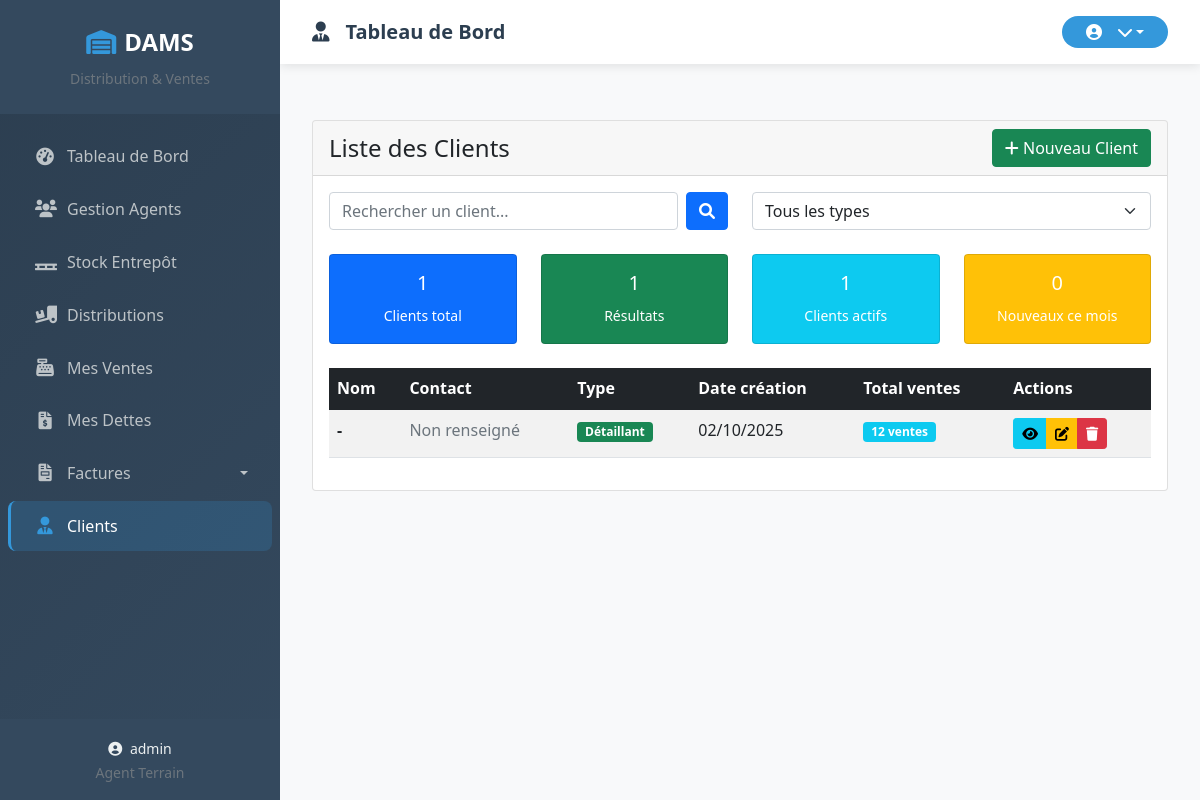
Page /clients/ (signed in) on the earlier database version.
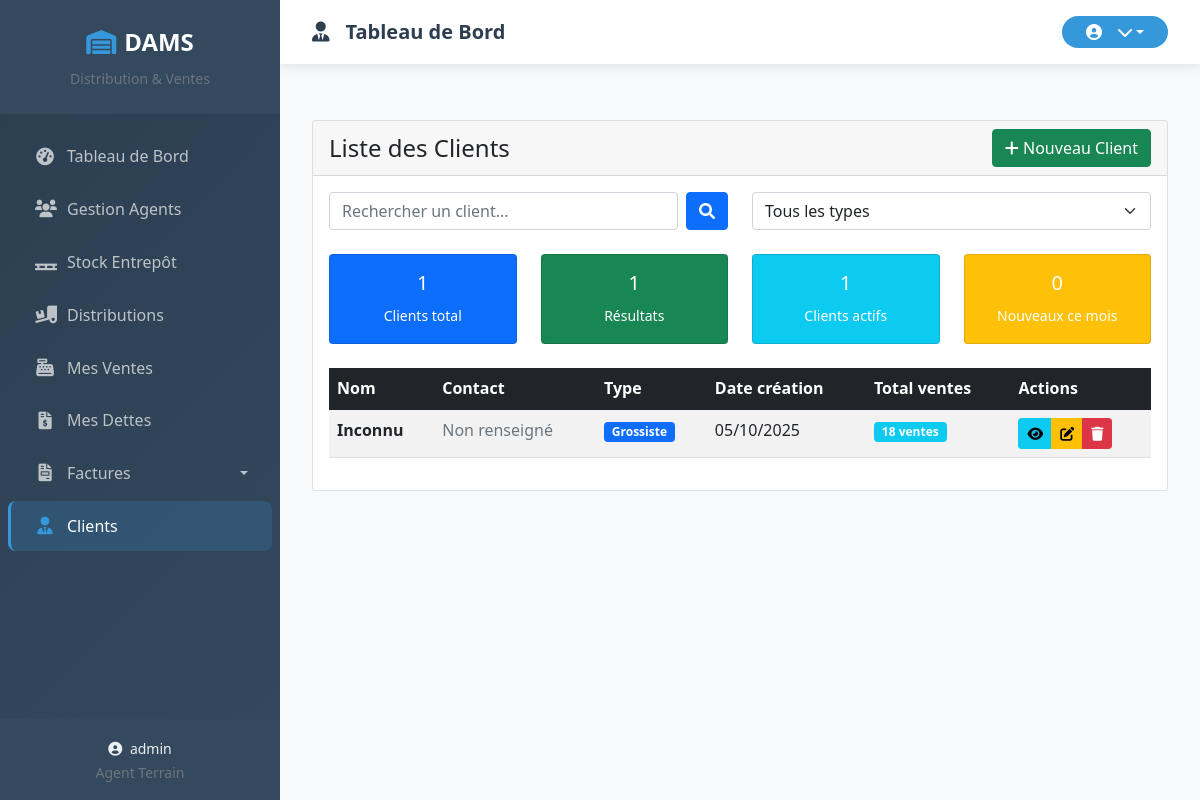
Same page on the later database version.
### core/models.py (models this page shows, shortened)
class Client(models.Model):
    TYPE_CLIENT_CHOICES = (
        ('grossiste', 'Grossiste'),
        ('detail', 'Détaillant'),
        ('particulier', 'Particulier'),
    )
    nom = models.CharField(max_length=100)
    contact = models.CharField(max_length=100, blank=True, null=True)
    type_client = models.CharField(max_length=50, choices=TYPE_CLIENT_CHOICES)
    date_creation = models.DateTimeField(default=timezone.now)  # Ajout de ce champ
    class Meta:
        ordering = ['nom']

### core/views.py (the view)
# urls.py: path('clients/', views.ClientListView.as_view(), name='liste_clients'),
class ClientListView(LoginRequiredMixin, ListView):
    model = Client
    template_name = 'core/clients/liste_clients.html'
    context_object_name = 'clients'
    paginate_by = 20
    def get_queryset(self):
        queryset = Client.objects.all().order_by('nom')
        type_client = self.request.GET.get('type_client')
        if type_client:
            queryset = queryset.filter(type_client=type_client)
        search = self.request.GET.get('search')
        if search:
            queryset = queryset.filter(nom__icontains=search)
        return queryset
    def get_context_data(self, **kwargs):
        context = super().get_context_data(**kwargs)
        context['total_clients'] = Client.objects.count()
        context['types_client'] = Client.TYPE_CLIENT_CHOICES
        return context

### core/context_processors.py (called while the page is built, shortened)
def agent_context(request):
    context = {}
    return context

### core/templates/core/clients/liste_clients.html (shortened to what the changed rows need)
{% extends 'base.html' %}
{% load static %}
{% block content %}
<div class="container-fluid py-4">
    <div class="row">
        <div class="col-12">
            <div class="card">
                <div class="card-body">
                    {% if clients %}
                    <div class="table-responsive">
                        <table class="table table-striped table-hover">
                            <thead class="table-dark">
                                <tr>
                                    <th>Nom</th>
                                    <th>Contact</th>
                                    <th>Type</th>
                                    <th>Date création</th>
                                    <th>Total ventes</th>
                                    <th>Actions</th>
                                </tr>
                            </thead>
                            <tbody>
                                {% for client in clients %}
                                <tr>
                                    <td>
                                        <strong>{{ client.nom }}</strong>
                                    </td>
                                    <td>
                                        {% if client.contact %}
                                        {{ client.contact }}
                                        {% else %}
                                        <span class="text-muted">Non renseigné</span>
                                        {% endif %}
                                    </td>
                                    <td>
                                        <span class="badge
                                            {% if client.type_client == 'grossiste' %}bg-primary
                                            {% elif client.type_client == 'detail' %}bg-success
                                            {% else %}bg-secondary{% endif %}">
                                            {{ client.get_type_client_display }}
                                        </span>
                                    </td>
                                    <td>{{ client.date_creation|date:"d/m/Y" }}</td>
                                    <td>
                                        {% with ventes_count=client.vente_set.count %}
                                        <span class="badge bg-info">{{ ventes_count }} vente{{ ventes_count|pluralize }}</span>
                                        {% endwith %}
                                    </td>
                                    <td>
                                        <div class="btn-group btn-group-sm">
                                            <a href="{% url 'detail_client' client.pk %}"
                                               class="btn btn-info" title="Voir détails">
                                                <i class="fas fa-eye"></i>
                                            </a>
                                            <a href="{% url 'modifier_client' client.pk %}"
                                               class="btn btn-warning" title="Modifier">
                                                <i class="fas fa-edit"></i>
                                            </a>
                                            <a href="{% url 'supprimer_client' client.pk %}"
                                               class="btn btn-danger" title="Supprimer">
                                                <i class="fas fa-trash"></i>
                                            </a>
                                        </div>
                                    </td>
                                </tr>
                                {% endfor %}
                            </tbody>
                        </table>
                    </div>
                    {% endif %}
                </div>
            </div>
        </div>
    </div>
</div>
{% endblock %}

Differences in the rows shown:
removed Client: nom "-", contact "Non renseigné", type_client "Détaillant", date_creation "02/10/2025", vente_set.count "12"
added Client: nom "Inconnu", contact "Non renseigné", type_client "Grossiste", date_creation "05/10/2025", vente_set.count "18"
